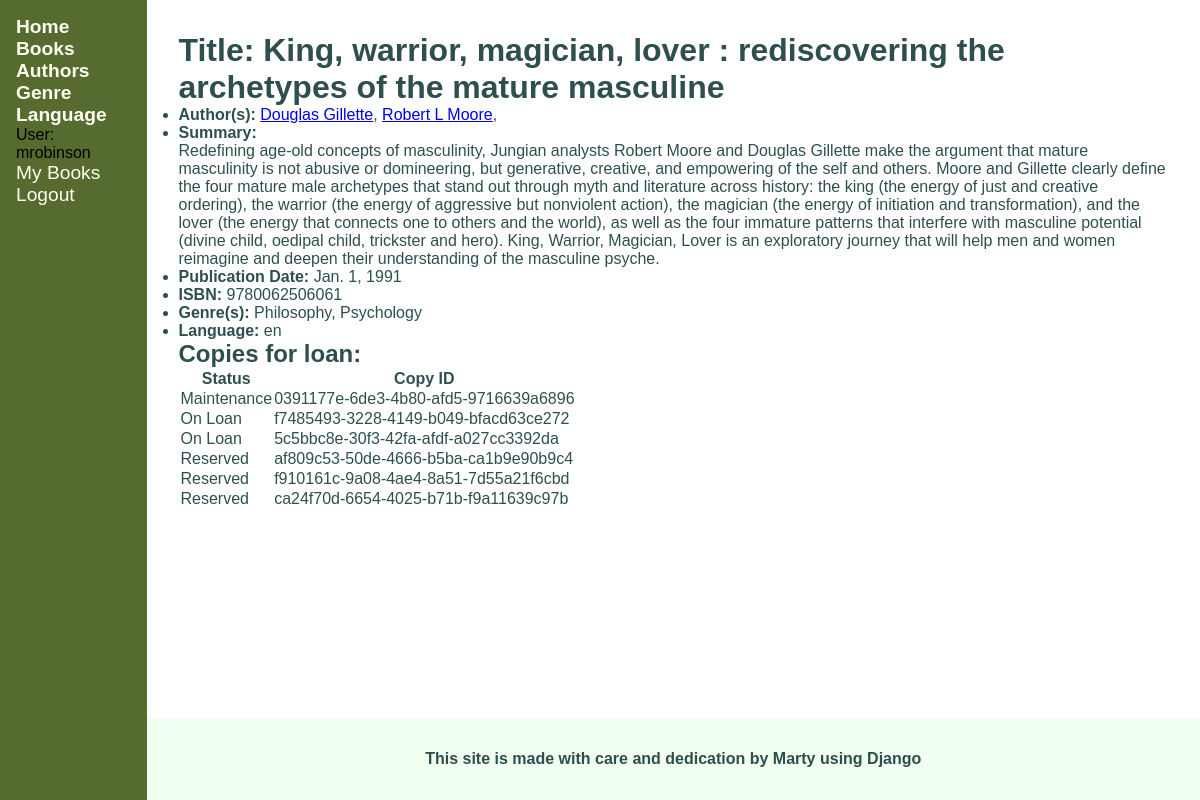
/catalog/books/9780062506061 (signed in), run on the app's committed database.
### catalog/models.py (models this page shows, shortened)
class Book(models.Model):
    title = models.CharField(max_length=200, help_text='The title of the book')
    pub_date = models.DateField(help_text='The publication date', blank=True, null=True)
    authors = models.ManyToManyField('Author', related_name='books', help_text='The name(s) of the author(s)')
    summary = models.CharField(max_length=2000, help_text='A summary of the book\'s content')
    isbn = models.IntegerField('ISBN', help_text='The ISBN number of the book', unique=True, primary_key=True, editable=False)
    genre = models.ManyToManyField('Genre', related_name='books', help_text='The genre(s) for this book')
    language = models.ForeignKey('Language', null=True, on_delete=models.SET_NULL)
    @property
    def display_genres(self):
        genres = [genre.name for genre in self.genre.all()]
        return ', '.join(genres) if len(genres) > 1 else genres[0]
    class Meta:
        ordering = ['title']

class Author(models.Model):
    prefix = models.CharField(max_length=4, blank=True, null=True)
    first_name = models.CharField(max_length=20)
    middle_names = models.CharField(max_length=30, blank=True, null=True)
    last_name = models.CharField(max_length=30)
    suffix = models.CharField(max_length=5, blank=True, null=True)
    name = models.CharField('search match string', max_length=69)
    birth_date = models.DateField('Born', blank=True, null=True)
    death_date = models.DateField('Died', blank=True, null=True)
    @property
    @admin.display(description='full name', ordering='last_name')
    def full_name(self):
        cn_pattern = re.compile(r'[\u4e00-\u9fff]+')
        if cn_pattern.search(self.last_name):
            return ' '.join([self.last_name, self.first_name])
        else:
            if self.middle_names:
                return ' '.join([self.first_name, self.middle_names, self.last_name])
            else:
                return ' '.join([self.first_name, self.last_name])
    class Meta:
        ordering = ['last_name', 'first_name', 'birth_date']
    def get_absolute_url(self):
        return reverse("catalog:author-detail-view", kwargs={"pk": self.id})

class Genre(models.Model):
    name = models.CharField(max_length=200, help_text='Enter a book genre')

class Language(models.Model):
    name = models.CharField(max_length=30)
    def __str__(self):
        return self.name

class BookInstance(models.Model):
    STATUS_MAINTENANCE = 'm'
    STATUS_LOANED = 'o'
    STATUS_AVAILABLE = 'a'
    STATUS_RESERVED = 'r'
    LOAN_STATUS = (
        (STATUS_MAINTENANCE, 'Maintenance'),
        (STATUS_LOANED, 'On Loan'),
        (STATUS_AVAILABLE, 'Available'),
        (STATUS_RESERVED, 'Reserved'),
    )
    copy_id = models.UUIDField(default=uuid.uuid4, help_text='The ID of the book in the catalog\'s stock', primary_key=True, editable=False)
    loaned_on = models.DateTimeField(blank=True, null=True)
    due_back = models.DateTimeField(blank=True, null=True)
    book = models.ForeignKey(Book, on_delete=models.RESTRICT)
    imprint = models.CharField(max_length=200, blank=True)
    borrower = models.ForeignKey(User, blank=True, null=True, on_delete=models.RESTRICT)
    status = models.CharField(
        max_length=1,
        choices=LOAN_STATUS,
        default=STATUS_MAINTENANCE,
        help_text='Book availability status'
    )
    class Meta:
        ordering = ['status', 'loaned_on', 'due_back']
        permissions = (('can_mark_returned', 'Set book as returned'),)

### catalog/views.py (the view)
# urls.py: path('books/<int:pk>', views.BookDetailView.as_view(), name='book-detail-view'),
class BookDetailView(LoginRequiredMixin, generic.DetailView):
    model = Book
    template_name = 'catalog/book_details.html'
    context_object_name = 'book_detail_info'

### catalog/templates/catalog/book_details.html
{% extends 'catalog/base_generic.html' %}
{% block content %}
    {% if book_detail_info %}
    <h1>Title: {{ book_detail_info.title }}</h1>
    <section id="book-info" class="info-section">
        <ul class="descr-list">
            <li class="list-item"><strong>Author(s):</strong>
                {% for author in book_detail_info.authors.all %}
                    <a href="{{ author.get_absolute_url }}">{{ author.full_name }}</a>,
                {% endfor %}
            </li>
            <li class="list-item"><strong>Summary:</strong>
                <p>{{ book_detail_info.summary }}</p>
            </li>
            <li class="list-item"><strong>Publication Date:</strong> {{ book_detail_info.pub_date }}</li>
            <li class="list-item"><strong>ISBN:</strong> {{ book_detail_info.isbn }}</li>
            <li class="list-item"><strong>Genre(s):</strong> {{ book_detail_info.display_genres }}</li>
            <li class="list-item"><strong>Language:</strong> {{ book_detail_info.language }}</li>
        </ul>
    </section>
    <section id="copies-info" class="info-section">
        {% if book_detail_info.bookinstance_set %}
        <h2>Copies for loan:</h2>
        <table class="descr-table">
            <tr class="table-header-row">
                <th>Status</th>
                <th>Copy ID</th>
            </tr>
            {% for copy in book_detail_info.bookinstance_set.all %}
            <tr class="table-data-row">
                <td>{{ copy.get_status_display }}</td>
                <td>{{ copy.copy_id }}</td>
            </tr>
            {% endfor %}
        </table>
        {% else %}
        <p>There are currently no copies in stock.</p>
        {% endif %}
    </section>
    {% else %}
    <p>There are currently no information on this book.</p>
    {% endif %}
{% endblock content %}

### catalog/templates/catalog/side_navbar.html (shortened to what this page needs)
<ul class="navbar">
    <li class="navlink"><a href="{% url 'catalog:index' %}"><strong>Home</strong></a></li>
    <li class="navlink"><a href="{% url 'catalog:books' %}"><strong>Books</strong></a></li>
    <li class="navlink"><a href="{% url 'catalog:authors' %}"><strong>Authors</strong></a></li>
    <li class="navlink"><a href="{% url 'catalog:genres' %}"><strong>Genre</strong></a></li>
    <li class="navlink"><a href="{% url 'catalog:languages' %}"><strong>Language</strong></a></li>
    {% if user.is_authenticated %}
    <li id="username" class="user-util">User: {{ user.get_username }}</li>
    <li id="user-books" class="user-util">
        <a href="{% url 'catalog:my-borrowed' %}">My Books</a>
    </li>
    <li class="user-util"><a href="{% url 'logout' %}?next={{ request.path }}">Logout</a></li>
    {% else %}
    <li class="user-util"><a href="{% url 'login' %}?next={{ request.path }}">Login</a></li>
    {% endif %}
</ul>

### catalog/static/catalog/css/main.css (style rules this page uses)
* { font-family: Helvetica, sans-serif; padding: 0; margin: 0; }
body { display: flex; flex-flow: row nowrap; }
ul.navbar { flex-grow: 1; list-style: none; background-color: darkolivegreen; padding: 1rem; }
ul.navbar a { text-decoration: none; color: ivory; font-size: larger; }

### data on the page
Book: title "King, warrior, magician, lover : rediscovering the archetypes of the mature masculine", summary "Redefining age-old concepts of masculinity, Jungian analysts Robert Moore and Douglas Gillette make the argument that mature masculinity is not abusive or domineering, but generative, creative, and empowering of the self and others. Moore and Gillette clearly define the four mature male archetypes that stand out through myth and literature across history: the king (the energy of just and creative ordering), the warrior (the energy of aggressive but nonviolent action), the magician (the energy of initiation and transformation), and the lover (the energy that connects one to others and the world), as well as the four immature patterns that interfere with masculine potential (divine child,…", pub_date "Jan. 1, 1991", isbn "9780062506061", display_genres "Philosophy, Psychology", language "en"
Author: full_name "Douglas Gillette"
Author: full_name "Robert L Moore"
BookInstance: status "Maintenance", copy_id "0391177e-6de3-4b80-afd5-9716639a6896"
BookInstance: status "On Loan", copy_id "f7485493-3228-4149-b049-bfacd63ce272"
BookInstance: status "On Loan", copy_id "5c5bbc8e-30f3-42fa-afdf-a027cc3392da"
BookInstance: status "Reserved", copy_id "af809c53-50de-4666-b5ba-ca1b9e90b9c4"
BookInstance: status "Reserved", copy_id "f910161c-9a08-4ae4-8a51-7d55a21f6cbd"
BookInstance: status "Reserved", copy_id "ca24f70d-6654-4025-b71b-f9a11639c97b"

### other printed values
{{ user.get_username }} "mrobinson"
